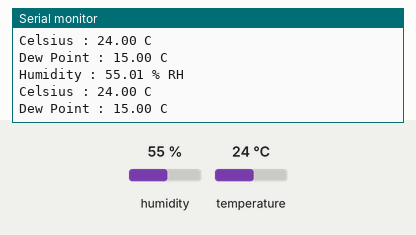
Bench run of a sketch on a simulated Arduino Uno, built with avr-gcc and run on an emulated ATmega328P. Shown: the last lines printed to the serial monitor. Wiring (inferred from the names in the program): HTU21/Si7021 sensor at I2C address 0x40. Inputs (shaded band) come from the test bench; at power-on: humidity 55 %, temperature 24 °C.

Above: at 2.4 s.
2.5 s: humidity set to 22 %
At 4.1 s:
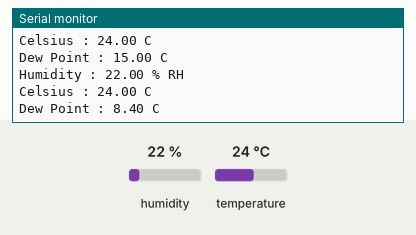
4.4 s: temperature set to 12 °C
At 5.7 s:
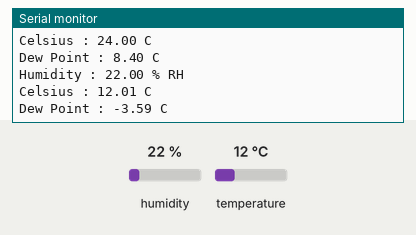
6.3 s: humidity set to 40 %
At 8.2 s:
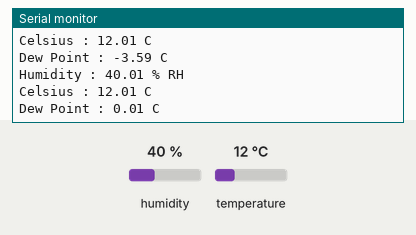
Timing chart, 0 to 9.7 s (numbered marks = the images above; inputs shaded):
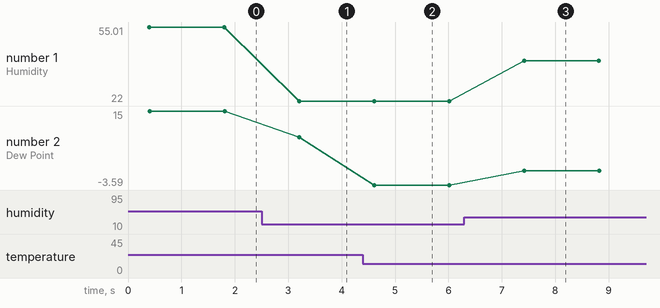

Measured:
- after the input at 2.5 s, the serial monitor: prints a new line after 0.71 s (image 1)
- after the input at 4.4 s, the serial monitor: prints a new line after 0.21 s (image 2)
- after the input at 6.3 s, the serial monitor: prints a new line after 1.1 s (image 3)
- plotted number 1: 55.01 → 22 after the input at 2.5 s, 22 → 40.01 after the input at 6.3 s
- plotted number 2: 15 → 8.4 after the input at 2.5 s, 8.4 → -3.59 after the input at 4.4 s, -3.59 → 0.01 after the input at 6.3 s

The sketch:

SI7021_no_lib.ino
```cpp
#include "Wire.h"
#define SERIAL_BAUD   115200
#define SERIAL_EN                //comment out if you don't want any serial output

#ifdef SERIAL_EN
  #define SERIAL_BAUD   115200
  #define DEBUG(input)   {Serial.print(input);}
  #define DEBUGln(input) {Serial.println(input);}
  #define SERIALFLUSH() {Serial.flush();}
#else
  #define DEBUG(input);
  #define DEBUGln(input);
  #define SERIALFLUSH();
#endif

#define si7021Addr 0x40
float dewpout_eu;

void setup() {
  Wire.begin();
#ifdef SERIAL_EN
  Serial.begin(SERIAL_BAUD);
#endif
}

void loop() {
  unsigned int data[2];
  Wire.beginTransmission(si7021Addr);
  //Send humidity measurement command
  Wire.write(0xF5);
  Wire.endTransmission();
  delay(200);
  // Request 2 bytes of data
  Wire.requestFrom(si7021Addr, 2);
  // Read 2 bytes of data to get humidity
  if (Wire.available() == 2)
  {
    data[0] = Wire.read();
    data[1] = Wire.read();
  }
  // Convert the data
  float humidity  = ((data[0] * 256.0) + data[1]);
  humidity = ((125 * humidity) / 65536.0) - 6;

  Wire.beginTransmission(si7021Addr);
  // Send temperature measurement command
  Wire.write(0xF3);
  Wire.endTransmission();
  delay(200);
  // Request 2 bytes of data
  Wire.requestFrom(si7021Addr, 2);
  // Read 2 bytes of data for temperature
  if (Wire.available() == 2)
  {
    data[0] = Wire.read();
    data[1] = Wire.read();
  }

  // Convert the data
  float temp  = ((data[0] * 256.0) + data[1]);
  float celsTemp = ((175.72 * temp) / 65536.0) - 46.85;

    dewpout_eu = ( celsTemp - ((100.00f - humidity)/5.00f) );

  // Output data to serial monitor
  Serial.print("Humidity : ");
  Serial.print(humidity);
  Serial.println(" % RH");
  Serial.print("Celsius : ");
  Serial.print(celsTemp);
  Serial.println(" C");
  Serial.print("Dew Point : ");
  Serial.print(dewpout_eu);
  Serial.println(" C");
  Serial.println("");
  delay(1000);

}
```
